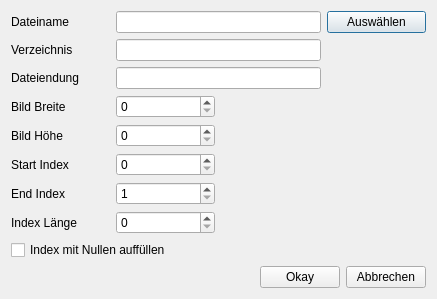
<?xml version="1.0" encoding="UTF-8"?>
<ui version="4.0">
 <author>Copyright (C) 2009 Pascal Mues</author>
 <class>OpenImgStackDialog</class>
 <widget class="QDialog" name="OpenImgStackDialog">
  <property name="geometry">
   <rect>
    <x>0</x>
    <y>0</y>
    <width>437</width>
    <height>282</height>
   </rect>
  </property>
  <property name="windowTitle">
   <string>Bilderstack-Dialog</string>
  </property>
  <layout class="QGridLayout" name="gridLayout_2">
   <item row="0" column="1" colspan="4">
    <layout class="QGridLayout" name="gridLayout">
     <item row="0" column="0">
      <widget class="QLabel" name="label_2">
       <property name="text">
        <string>Dateiname</string>
       </property>
      </widget>
     </item>
     <item row="0" column="3">
      <widget class="QPushButton" name="uiSelectFile">
       <property name="text">
        <string>Auswählen</string>
       </property>
      </widget>
     </item>
     <item row="1" column="0">
      <widget class="QLabel" name="label">
       <property name="text">
        <string>Verzeichnis</string>
       </property>
      </widget>
     </item>
     <item row="2" column="0">
      <widget class="QLabel" name="label_5">
       <property name="text">
        <string>Dateiendung</string>
       </property>
      </widget>
     </item>
     <item row="5" column="0">
      <widget class="QLabel" name="label_3">
       <property name="text">
        <string>Start Index</string>
       </property>
      </widget>
     </item>
     <item row="8" column="0" colspan="3">
      <widget class="QCheckBox" name="uicbZeroFill">
       <property name="text">
        <string>Index mit Nullen auffüllen</string>
       </property>
      </widget>
     </item>
     <item row="0" column="1" colspan="2">
      <widget class="QLineEdit" name="uileFileName"/>
     </item>
     <item row="1" column="1" colspan="2">
      <widget class="QLineEdit" name="uileFilePath"/>
     </item>
     <item row="5" column="1">
      <widget class="QSpinBox" name="uisbIndexMin">
       <property name="maximum">
        <number>511</number>
       </property>
      </widget>
     </item>
     <item row="2" column="1" colspan="2">
      <widget class="QLineEdit" name="uileExtension"/>
     </item>
     <item row="3" column="1">
      <widget class="QSpinBox" name="uisbWidth">
       <property name="maximum">
        <number>512</number>
       </property>
      </widget>
     </item>
     <item row="4" column="1">
      <widget class="QSpinBox" name="uisbHeight">
       <property name="maximum">
        <number>512</number>
       </property>
      </widget>
     </item>
     <item row="3" column="0">
      <widget class="QLabel" name="label_6">
       <property name="text">
        <string>Bild Breite</string>
       </property>
      </widget>
     </item>
     <item row="4" column="0">
      <widget class="QLabel" name="label_7">
       <property name="text">
        <string>Bild Höhe</string>
       </property>
      </widget>
     </item>
     <item row="3" column="2">
      <spacer name="horizontalSpacer">
       <property name="orientation">
        <enum>Qt::Horizontal</enum>
       </property>
       <property name="sizeType">
        <enum>QSizePolicy::Fixed</enum>
       </property>
       <property name="sizeHint" stdset="0">
        <size>
         <width>100</width>
         <height>17</height>
        </size>
       </property>
      </spacer>
     </item>
     <item row="6" column="0">
      <widget class="QLabel" name="label_4">
       <property name="text">
        <string>End Index</string>
       </property>
      </widget>
     </item>
     <item row="6" column="1">
      <widget class="QSpinBox" name="uisbIndexMax">
       <property name="minimum">
        <number>1</number>
       </property>
       <property name="maximum">
        <number>512</number>
       </property>
      </widget>
     </item>
     <item row="7" column="0">
      <widget class="QLabel" name="label_8">
       <property name="text">
        <string>Index Länge</string>
       </property>
      </widget>
     </item>
     <item row="7" column="1">
      <widget class="QSpinBox" name="uisbIndexLength">
       <property name="maximum">
        <number>4</number>
       </property>
      </widget>
     </item>
    </layout>
   </item>
   <item row="2" column="4">
    <widget class="QPushButton" name="uibtnCancel">
     <property name="text">
      <string>Abbrechen</string>
     </property>
    </widget>
   </item>
   <item row="2" column="2">
    <spacer name="horizontalSpacer_2">
     <property name="orientation">
      <enum>Qt::Horizontal</enum>
     </property>
     <property name="sizeHint" stdset="0">
      <size>
       <width>40</width>
       <height>20</height>
      </size>
     </property>
    </spacer>
   </item>
   <item row="2" column="3">
    <widget class="QPushButton" name="uibtnOkay">
     <property name="text">
      <string>Okay</string>
     </property>
    </widget>
   </item>
  </layout>
 </widget>
 <tabstops>
  <tabstop>uileFileName</tabstop>
  <tabstop>uiSelectFile</tabstop>
  <tabstop>uileFilePath</tabstop>
  <tabstop>uileExtension</tabstop>
  <tabstop>uisbWidth</tabstop>
  <tabstop>uisbHeight</tabstop>
  <tabstop>uisbIndexMin</tabstop>
  <tabstop>uisbIndexMax</tabstop>
  <tabstop>uisbIndexLength</tabstop>
  <tabstop>uicbZeroFill</tabstop>
  <tabstop>uibtnCancel</tabstop>
 </tabstops>
 <resources/>
 <connections/>
</ui>
